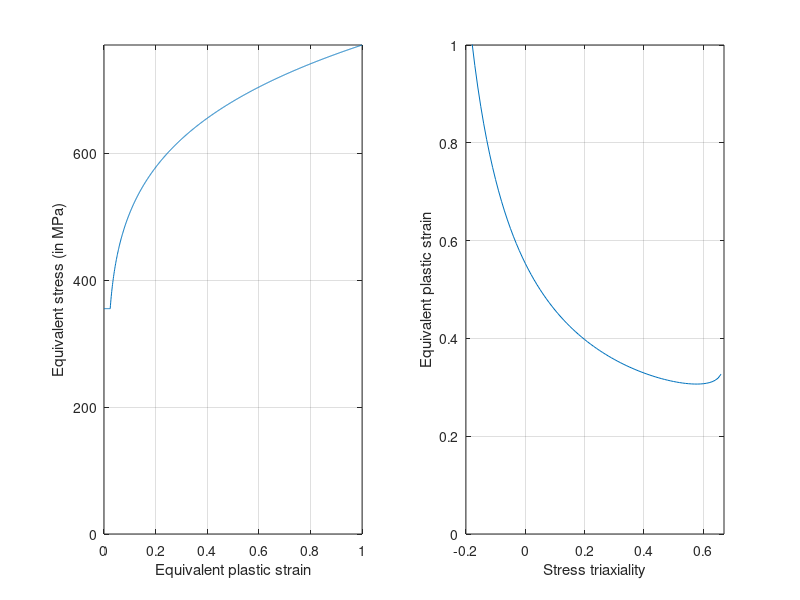

Recreate this plot in MATLAB.
clc
clear all

%%-----------------------------------------------------------------------%%
% Define material constants
%%-----------------------------------------------------------------------%%
rho    = 7.8e-9; %Density
E0     = 210000; %Young's modulus
nu     =    0.3; %Poisson's ratio
sigma0 =    355; %Yield stress
K      =    772; %hardening modulus
n      = 0.1733; %hardening exponent
epspl  =  0.024; %yield plateau strain


%%-----------------------------------------------------------------------%%
% Define element shape
%%-----------------------------------------------------------------------%%
leote = 1.0; %ratio between the in-plane size and the thickness of the shell


%%-----------------------------------------------------------------------%%
% Compute the stress-strain curve
%%-----------------------------------------------------------------------%%
pmax       =  1.0; %maximum plastic strain
npoints    = 1000; %number of points in the stress-strain curve
p          = (0:0.001:1)';
npoints    = npoints+1;
epsp0      = (sigma0/K)^(1/n)-epspl;
model(1,1) = sigma0;
for i=2:npoints
   if p(i) > epspl
      model(i,1) = K*(epsp0+p(i))^n;
   else
      model(i,1) = sigma0;
   end
end


%%-----------------------------------------------------------------------%%
% Compute failure model
%%-----------------------------------------------------------------------%%
%%%%%%%%%%%%%%%%%%%%%%%%%%%%%%%%%%%%%%%%%%%%%%%%%%%%%%%%%%%%%%%%%%%%%%%%%%%
% define stress triaxiality and Lode parameter
%%%%%%%%%%%%%%%%%%%%%%%%%%%%%%%%%%%%%%%%%%%%%%%%%%%%%%%%%%%%%%%%%%%%%%%%%%%
T = -0.33:0.01:0.66;
p =  0:0.001:1.0;
for i=1:length(T)
    % lode parameter
    if(T(i)<-0.333)
        L(i) = -3/(9*T(i)^2-1)*(1-sqrt(12*T(i)^2-27*T(i)^4));
    elseif(T(i)<0 && T(i)>=-0.333)
        L(i) =  sqrt(27*T(i)^2/(4-9*T(i)^2));
    elseif(T(i)<0.333 && T(i)>=0)
        L(i) =  -sqrt(27*T(i)^2/(4-9*T(i)^2));
    else
        L(i) = 3/(9*T(i)^2-1)*(1-sqrt(12*T(i)^2-27*T(i)^4));
    end    
end
en  = 2.0*n;
ef  = n+(en-n)/leote;
Wc  = K*(ef)^(n+1)/(n+1);
for i=1:length(T)    
   pf(i) = ((n+1)*Wc/(K*max(0,T(i)+(3-L(i))/(3*sqrt(3+L(i)^2)))))^(1/(n+1));
end


%%-----------------------------------------------------------------------%%
% Plot results
%%-----------------------------------------------------------------------%%
figure (2)
subplot(1,2,1)
plot(p,model)
axis([0 max(p) 0 max(model)])
xlabel('Equivalent plastic strain')
ylabel('Equivalent stress (in MPa)')
grid on
subplot(1,2,2)
plot(T,pf)
axis([-0.2 0.67 0 1.0])
xlabel('Stress triaxiality')
ylabel('Equivalent plastic strain')
grid on


%%-----------------------------------------------------------------------%%
% Export material card
%%-----------------------------------------------------------------------%%
%fich=fopen(['mat_' num2str(leote) '.inp'],'w');
fich=fopen(['steelMat.inp'],'w');
% Add material
fprintf(fich,'*Material, name=DOMEX_S355\n');
% Add Density
fprintf(fich,'*Density\n');
fprintf(fich,'%6d\n',rho);
% Add Elasticity
fprintf(fich,'*Elastic\n');
fprintf(fich,'%6d,%6d\n',E0,nu);
% Add plasticity
fprintf(fich,'*Plastic\n');
for i=1:length(p)
    fprintf(fich,'%6d,%6d\n',model(i),p(i));
end
% Add fracture model
fprintf(fich,'*Damage Initiation, criterion=DUCTILE\n');
fprintf(fich,'%6d,%6d\n',1000,-0.67);
for i=1:length(T)
    fprintf(fich,'%6d,%6d\n',pf(i),T(i));
end
fprintf(fich,'*Damage Evolution, type=DISPLACEMENT\n');
fprintf(fich,'%6d,\n',0.001);
% Close file
fclose(fich);
